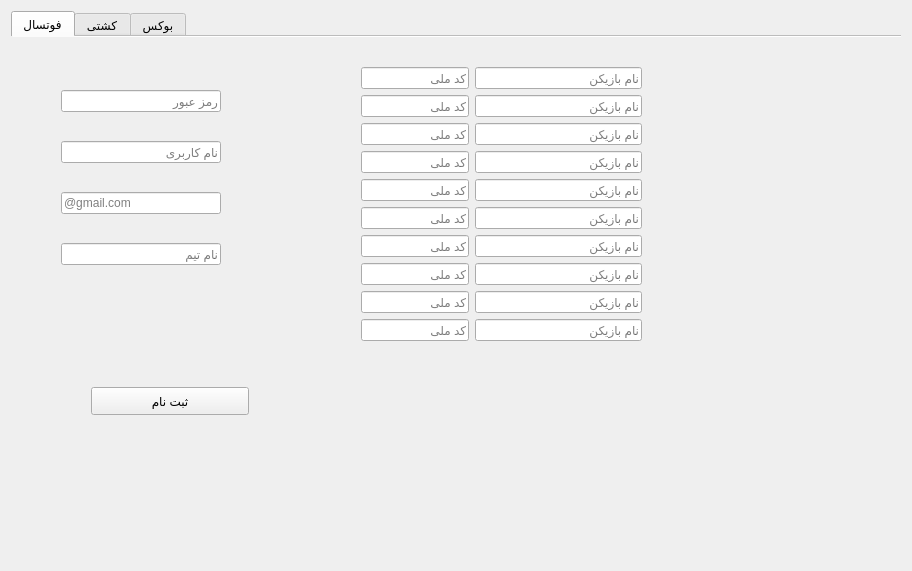
<?xml version="1.0" encoding="UTF-8"?>
<ui version="4.0">
 <class>signin</class>
 <widget class="QWidget" name="signin">
  <property name="geometry">
   <rect>
    <x>0</x>
    <y>0</y>
    <width>912</width>
    <height>571</height>
   </rect>
  </property>
  <property name="windowTitle">
   <string>Form</string>
  </property>
  <layout class="QVBoxLayout" name="verticalLayout_2">
   <item>
    <widget class="QTabWidget" name="tabWidget">
     <property name="currentIndex">
      <number>0</number>
     </property>
     <property name="documentMode">
      <bool>true</bool>
     </property>
     <widget class="QWidget" name="footsal">
      <attribute name="title">
       <string>فوتسال</string>
      </attribute>
      <widget class="QWidget" name="verticalLayoutWidget">
       <property name="geometry">
        <rect>
         <x>50</x>
         <y>30</y>
         <width>160</width>
         <height>221</height>
        </rect>
       </property>
       <layout class="QVBoxLayout" name="verticalLayout_3">
        <item>
         <widget class="QLineEdit" name="pass_3">
          <property name="placeholderText">
           <string>رمز عبور</string>
          </property>
         </widget>
        </item>
        <item>
         <widget class="QLineEdit" name="usename_3">
          <property name="placeholderText">
           <string>نام کاربری </string>
          </property>
         </widget>
        </item>
        <item>
         <widget class="QLineEdit" name="email_3">
          <property name="placeholderText">
           <string>@gmail.com</string>
          </property>
         </widget>
        </item>
        <item>
         <widget class="QLineEdit" name="team_name_3">
          <property name="placeholderText">
           <string>نام تیم</string>
          </property>
         </widget>
        </item>
       </layout>
      </widget>
      <widget class="QPushButton" name="sabtenam_3">
       <property name="geometry">
        <rect>
         <x>80</x>
         <y>350</y>
         <width>158</width>
         <height>28</height>
        </rect>
       </property>
       <property name="text">
        <string>ثبت نام</string>
       </property>
      </widget>
      <widget class="QWidget" name="formLayoutWidget_3">
       <property name="geometry">
        <rect>
         <x>350</x>
         <y>30</y>
         <width>281</width>
         <height>291</height>
        </rect>
       </property>
       <layout class="QFormLayout" name="formLayout_3">
        <item row="0" column="0">
         <widget class="QLineEdit" name="codemeli1">
          <property name="text">
           <string/>
          </property>
          <property name="placeholderText">
           <string>کد ملی</string>
          </property>
         </widget>
        </item>
        <item row="0" column="1">
         <widget class="QLineEdit" name="name1">
          <property name="placeholderText">
           <string>نام بازیکن</string>
          </property>
         </widget>
        </item>
        <item row="1" column="0">
         <widget class="QLineEdit" name="codemeli2">
          <property name="text">
           <string/>
          </property>
          <property name="placeholderText">
           <string>کد ملی</string>
          </property>
         </widget>
        </item>
        <item row="1" column="1">
         <widget class="QLineEdit" name="name2">
          <property name="placeholderText">
           <string>نام بازیکن</string>
          </property>
         </widget>
        </item>
        <item row="2" column="0">
         <widget class="QLineEdit" name="codemeli3">
          <property name="text">
           <string/>
          </property>
          <property name="placeholderText">
           <string>کد ملی</string>
          </property>
         </widget>
        </item>
        <item row="2" column="1">
         <widget class="QLineEdit" name="name3">
          <property name="placeholderText">
           <string>نام بازیکن</string>
          </property>
         </widget>
        </item>
        <item row="3" column="0">
         <widget class="QLineEdit" name="codemeli4">
          <property name="text">
           <string/>
          </property>
          <property name="placeholderText">
           <string>کد ملی</string>
          </property>
         </widget>
        </item>
        <item row="3" column="1">
         <widget class="QLineEdit" name="name4">
          <property name="placeholderText">
           <string>نام بازیکن</string>
          </property>
         </widget>
        </item>
        <item row="4" column="0">
         <widget class="QLineEdit" name="codemeli5">
          <property name="text">
           <string/>
          </property>
          <property name="placeholderText">
           <string>کد ملی</string>
          </property>
         </widget>
        </item>
        <item row="4" column="1">
         <widget class="QLineEdit" name="name5">
          <property name="placeholderText">
           <string>نام بازیکن</string>
          </property>
         </widget>
        </item>
        <item row="5" column="0">
         <widget class="QLineEdit" name="codemeli6">
          <property name="text">
           <string/>
          </property>
          <property name="placeholderText">
           <string>کد ملی</string>
          </property>
         </widget>
        </item>
        <item row="5" column="1">
         <widget class="QLineEdit" name="name6">
          <property name="placeholderText">
           <string>نام بازیکن</string>
          </property>
         </widget>
        </item>
        <item row="6" column="0">
         <widget class="QLineEdit" name="codemeli7">
          <property name="text">
           <string/>
          </property>
          <property name="placeholderText">
           <string>کد ملی</string>
          </property>
         </widget>
        </item>
        <item row="6" column="1">
         <widget class="QLineEdit" name="name7">
          <property name="placeholderText">
           <string>نام بازیکن</string>
          </property>
         </widget>
        </item>
        <item row="7" column="0">
         <widget class="QLineEdit" name="codemeli8">
          <property name="text">
           <string/>
          </property>
          <property name="placeholderText">
           <string>کد ملی</string>
          </property>
         </widget>
        </item>
        <item row="7" column="1">
         <widget class="QLineEdit" name="name8">
          <property name="placeholderText">
           <string>نام بازیکن</string>
          </property>
         </widget>
        </item>
        <item row="8" column="0">
         <widget class="QLineEdit" name="codemeli9">
          <property name="text">
           <string/>
          </property>
          <property name="placeholderText">
           <string>کد ملی</string>
          </property>
         </widget>
        </item>
        <item row="8" column="1">
         <widget class="QLineEdit" name="name9">
          <property name="placeholderText">
           <string>نام بازیکن</string>
          </property>
         </widget>
        </item>
        <item row="9" column="0">
         <widget class="QLineEdit" name="codemeli10">
          <property name="text">
           <string/>
          </property>
          <property name="placeholderText">
           <string>کد ملی</string>
          </property>
         </widget>
        </item>
        <item row="9" column="1">
         <widget class="QLineEdit" name="name10">
          <property name="placeholderText">
           <string>نام بازیکن</string>
          </property>
         </widget>
        </item>
       </layout>
      </widget>
     </widget>
     <widget class="QWidget" name="wresteling">
      <attribute name="title">
       <string>کشتی</string>
      </attribute>
      <widget class="QPushButton" name="sabtenam_2">
       <property name="geometry">
        <rect>
         <x>170</x>
         <y>290</y>
         <width>137</width>
         <height>28</height>
        </rect>
       </property>
       <property name="text">
        <string>ثبت نام</string>
       </property>
      </widget>
      <widget class="QWidget" name="formLayoutWidget_2">
       <property name="geometry">
        <rect>
         <x>350</x>
         <y>90</y>
         <width>283</width>
         <height>24</height>
        </rect>
       </property>
       <layout class="QFormLayout" name="formLayout_2">
        <property name="sizeConstraint">
         <enum>QLayout::SetDefaultConstraint</enum>
        </property>
        <property name="fieldGrowthPolicy">
         <enum>QFormLayout::AllNonFixedFieldsGrow</enum>
        </property>
        <property name="rowWrapPolicy">
         <enum>QFormLayout::DontWrapRows</enum>
        </property>
        <item row="0" column="0">
         <widget class="QLineEdit" name="code_meli">
          <property name="text">
           <string/>
          </property>
          <property name="placeholderText">
           <string>کد ملی</string>
          </property>
         </widget>
        </item>
        <item row="0" column="1">
         <widget class="QLineEdit" name="name">
          <property name="placeholderText">
           <string>نام ورزشکار</string>
          </property>
         </widget>
        </item>
       </layout>
      </widget>
      <widget class="QWidget" name="">
       <property name="geometry">
        <rect>
         <x>30</x>
         <y>30</y>
         <width>139</width>
         <height>146</height>
        </rect>
       </property>
       <layout class="QVBoxLayout" name="verticalLayout">
        <item>
         <widget class="QLineEdit" name="usename_2">
          <property name="placeholderText">
           <string>نام کاربری </string>
          </property>
         </widget>
        </item>
        <item>
         <widget class="QLineEdit" name="pass_2">
          <property name="placeholderText">
           <string>رمز عبور</string>
          </property>
         </widget>
        </item>
        <item>
         <widget class="QLineEdit" name="email_2">
          <property name="placeholderText">
           <string>@gmail.com</string>
          </property>
         </widget>
        </item>
        <item>
         <widget class="QLineEdit" name="team_name_2">
          <property name="placeholderText">
           <string>نام تیم</string>
          </property>
         </widget>
        </item>
       </layout>
      </widget>
     </widget>
     <widget class="QWidget" name="boxing">
      <attribute name="title">
       <string>بوکس</string>
      </attribute>
      <widget class="QWidget" name="gridLayoutWidget">
       <property name="geometry">
        <rect>
         <x>10</x>
         <y>10</y>
         <width>181</width>
         <height>241</height>
        </rect>
       </property>
       <layout class="QGridLayout" name="gridLayout_2">
        <item row="0" column="0">
         <widget class="QLineEdit" name="usename">
          <property name="placeholderText">
           <string>نام کاربری </string>
          </property>
         </widget>
        </item>
        <item row="1" column="0">
         <widget class="QLineEdit" name="pass">
          <property name="placeholderText">
           <string>رمز عبور</string>
          </property>
         </widget>
        </item>
        <item row="2" column="0">
         <widget class="QLineEdit" name="email">
          <property name="placeholderText">
           <string>@gmail.com</string>
          </property>
         </widget>
        </item>
        <item row="3" column="0">
         <widget class="QLineEdit" name="team_name">
          <property name="placeholderText">
           <string>نام تیم</string>
          </property>
         </widget>
        </item>
       </layout>
      </widget>
      <widget class="QPushButton" name="sabtenam_4">
       <property name="geometry">
        <rect>
         <x>220</x>
         <y>320</y>
         <width>137</width>
         <height>28</height>
        </rect>
       </property>
       <property name="text">
        <string>ثبت نام</string>
       </property>
      </widget>
      <widget class="QWidget" name="formLayoutWidget_7">
       <property name="geometry">
        <rect>
         <x>392</x>
         <y>70</y>
         <width>291</width>
         <height>71</height>
        </rect>
       </property>
       <layout class="QFormLayout" name="formLayout_8">
        <property name="sizeConstraint">
         <enum>QLayout::SetDefaultConstraint</enum>
        </property>
        <property name="fieldGrowthPolicy">
         <enum>QFormLayout::AllNonFixedFieldsGrow</enum>
        </property>
        <property name="rowWrapPolicy">
         <enum>QFormLayout::DontWrapRows</enum>
        </property>
        <item row="0" column="0">
         <widget class="QLineEdit" name="code_meli_2">
          <property name="text">
           <string/>
          </property>
          <property name="placeholderText">
           <string>کد ملی</string>
          </property>
         </widget>
        </item>
        <item row="0" column="1">
         <widget class="QLineEdit" name="name_2">
          <property name="placeholderText">
           <string>نام ورزشکار</string>
          </property>
         </widget>
        </item>
       </layout>
      </widget>
     </widget>
    </widget>
   </item>
   <item>
    <widget class="QLabel" name="label">
     <property name="text">
      <string/>
     </property>
    </widget>
   </item>
  </layout>
 </widget>
 <resources/>
 <connections/>
</ui>
